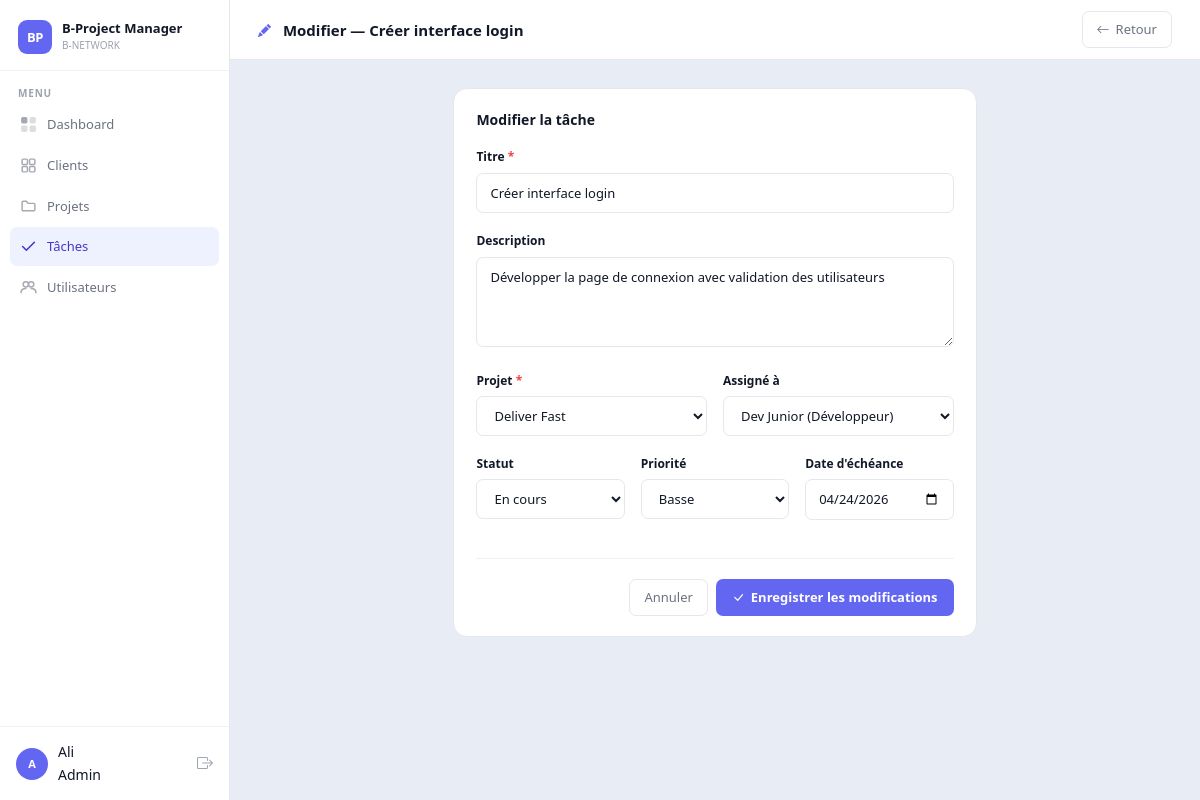
The page /bproject/views/tasks/edit.php?id=1 (signed in) on the database its author committed.
### tables this page shows
CREATE TABLE `tasks` (
  `id` int(11) NOT NULL,
  `title` varchar(150) NOT NULL,
  `description` text DEFAULT NULL,
  `project_id` int(11) DEFAULT NULL,
  `assigned_to` int(11) DEFAULT NULL,
  `status` varchar(50) DEFAULT NULL,
  `priority` enum('Basse','Moyenne','Haute') NOT NULL DEFAULT 'Moyenne',
  `due_date` date DEFAULT NULL,
  `created_at` timestamp NOT NULL DEFAULT current_timestamp()
);

CREATE TABLE `projects` (
  `id` int(11) NOT NULL,
  `title` varchar(150) NOT NULL,
  `description` text DEFAULT NULL,
  `client_id` int(11) DEFAULT NULL,
  `start_date` date DEFAULT NULL,
  `end_date` date DEFAULT NULL,
  `status` varchar(50) DEFAULT NULL,
  `progress` int(3) NOT NULL DEFAULT 0,
  `created_at` timestamp NOT NULL DEFAULT current_timestamp()
);

CREATE TABLE `users` (
  `id` int(11) NOT NULL,
  `name` varchar(100) NOT NULL,
  `email` varchar(100) NOT NULL,
  `password` varchar(255) NOT NULL,
  `role_id` int(11) DEFAULT NULL,
  `created_at` timestamp NOT NULL DEFAULT current_timestamp()
);

CREATE TABLE `roles` (
  `id` int(11) NOT NULL,
  `name` varchar(50) NOT NULL
);

### bproject/views/tasks/edit.php (the view, shortened to what this page needs)
<?php
include "../layout/header.php";
include "../layout/sidebar.php";
require_once "../../config/database.php";
$id = intval($_GET['id']);
$stmt = mysqli_prepare($conn, "SELECT * FROM tasks WHERE id = ?");
mysqli_stmt_bind_param($stmt, "i", $id);
mysqli_stmt_execute($stmt);
$result = mysqli_stmt_get_result($stmt);
$task = mysqli_fetch_assoc($result);
$projects = mysqli_query($conn, "SELECT id, title FROM projects ORDER BY title");
$users    = mysqli_query($conn,
    "SELECT u.id, u.name, r.name AS role_name
     FROM users u
     JOIN roles r ON u.role_id = r.id
     ORDER BY u.name"
);
$title       = $task['title'];
$description = $task['description']  ?? '';
$project_id  = $task['project_id'];
$assigned_to = $task['assigned_to'];
$status      = $task['status'];
$priority    = $task['priority']     ?? 'Moyenne';
$due_date    = $task['due_date']     ?? '';
?>
<div class="bp-topbar">
  <span class="bp-page-title">
    <i class="bi bi-pencil-fill me-2" style="color:var(--accent);font-size:13px;"></i>
    Modifier — <?php echo htmlspecialchars($task['title']); ?>
  </span>
  <a href="index.php" class="btn-bp-ghost">
    <i class="bi bi-arrow-left"></i> Retour
  </a>
</div>
<div class="bp-content">
  <div class="row justify-content-center">
    <div class="col-12 col-lg-7">
      <div class="bp-card">
        <div class="bp-card-title">Modifier la tâche</div>
        <form method="POST">
          <div class="bp-form-group">
            <label class="bp-label">
              Titre <span style="color:#ef4444;">*</span>
            </label>
            <input type="text" name="title" class="bp-input"
                   value="<?php echo htmlspecialchars($title); ?>"
                   required autofocus>
          </div>
          <div class="bp-form-group">
            <label class="bp-label">Description</label>
            <textarea name="description" class="bp-textarea"><?php echo htmlspecialchars($description); ?></textarea>
          </div>
          <div class="row g-3">
            <div class="col-6">
              <div class="bp-form-group">
                <label class="bp-label">
                  Projet <span style="color:#ef4444;">*</span>
                </label>
                <select name="project_id" class="bp-select" required>
                  <?php while ($pr = mysqli_fetch_assoc($projects)): ?>
                    <option value="<?php echo $pr['id']; ?>"
                      <?php echo $project_id == $pr['id'] ? 'selected' : ''; ?>>
                      <?php echo htmlspecialchars($pr['title']); ?>
                    </option>
                  <?php endwhile; ?>
                </select>
              </div>
            </div>
            <div class="col-6">
              <div class="bp-form-group">
                <label class="bp-label">Assigné à</label>
                <select name="assigned_to" class="bp-select">
                  <?php while ($u = mysqli_fetch_assoc($users)): ?>
                    <option value="<?php echo $u['id']; ?>"
                      <?php echo $assigned_to == $u['id'] ? 'selected' : ''; ?>>
                      <?php echo htmlspecialchars($u['name'] . ' (' . $u['role_name'] . ')'); ?>
                    </option>
                  <?php endwhile; ?>
                </select>
              </div>
            </div>
          </div>
          <div class="row g-3">
            <div class="col-4">
              <div class="bp-form-group">
                <label class="bp-label">Statut</label>
                <select name="status" class="bp-select">
                  <?php foreach (['À faire','En cours','Terminé','Bloquée'] as $s): ?>
                    <option value="<?php echo $s; ?>"
                      <?php echo $status === $s ? 'selected' : ''; ?>>
                      <?php echo $s; ?>
                    </option>
                  <?php endforeach; ?>
                </select>
              </div>
            </div>
            <div class="col-4">
              <div class="bp-form-group">
                <label class="bp-label">Priorité</label>
                <select name="priority" class="bp-select">
                  <?php foreach (['Basse','Moyenne','Haute'] as $p): ?>
                    <option value="<?php echo $p; ?>"
                      <?php echo $priority === $p ? 'selected' : ''; ?>>
                      <?php echo $p; ?>
                    </option>
                  <?php endforeach; ?>
                </select>
              </div>
            </div>
            <div class="col-4">
              <div class="bp-form-group">
                <label class="bp-label">Date d'échéance</label>
                <input type="date" name="due_date" class="bp-input"
                       value="<?php echo $due_date; ?>">
              </div>
            </div>
          </div>
          <div class="divider"></div>
          <div class="d-flex gap-2 justify-content-end">
            <a href="index.php" class="btn-bp-ghost">Annuler</a>
            <button type="submit" class="btn-bp-primary">
              <i class="bi bi-check-lg"></i> Enregistrer les modifications
            </button>
          </div>
        </form>
      </div>
    </div>
  </div>
</div>
<?php include "../layout/footer.php"; ?>

### bproject/assets/css/bproject.css (style rules this page uses)
:root { --accent: #6366f1; --accent-hover: #4f46e5; --accent-light: #eef2ff; --accent-text: #4338ca; --sidebar-w: 230px; --topbar-h: 60px; --bg-page: #e8edf5; --bg-card: #ffffff; --border: #e5e7eb; --border-light: #f0f0f5; --text-1: #111827; --text-2: #6b7280; --text-3: #9ca3af; --radius-lg: 14px; --radius-md: 10px; --radius-sm: 7px; --shadow-sm: 0 1px 4px rgba(0,0,0,0.07); --shadow: 0 4px 20px rgba(0,0,0,0.08); }
*, *::before, *::after { box-sizing: border-box; }
body { font-family: 'Segoe UI', system-ui, -apple-system, sans-serif; background: var(--bg-page); color: var(--text-1); margin: 0; font-size: 14px; line-height: 1.6; }
.bp-topbar { height: var(--topbar-h); background: var(--bg-card); border-bottom: 1px solid var(--border); display: flex; align-items: center; padding: 0 28px; gap: 14px; position: sticky; top: 0; z-index: 50; }
.bp-page-title { font-size: 15px; font-weight: 700; color: var(--text-1); flex: 1; }
.bp-content { padding: 28px; flex: 1; }
.btn-bp-primary { background: var(--accent); color: #fff; border: none; padding: 8px 16px; border-radius: var(--radius-sm); font-size: 13px; font-weight: 600; cursor: pointer; display: inline-flex; align-items: center; gap: 6px; transition: background 0.15s, transform 0.1s; text-decoration: none; }
.btn-bp-ghost { background: transparent; border: 1px solid var(--border); color: var(--text-2); padding: 7px 14px; border-radius: var(--radius-sm); font-size: 13px; cursor: pointer; transition: background 0.15s; text-decoration: none; display: inline-flex; align-items: center; gap: 6px; }
.bp-card { background: var(--bg-card); border: 1px solid var(--border); border-radius: var(--radius-lg); padding: 20px 22px; }
.bp-card-title { font-size: 14px; font-weight: 700; color: var(--text-1); margin-bottom: 16px; }
.bp-form-group { margin-bottom: 18px; }
.bp-label { display: block; font-size: 12px; font-weight: 600; color: var(--text-1); margin-bottom: 6px; }
.bp-input, .bp-select, .bp-textarea { width: 100%; padding: 9px 13px; border: 1px solid var(--border); border-radius: var(--radius-sm); font-size: 13px; color: var(--text-1); background: var(--bg-card); transition: border-color 0.15s, box-shadow 0.15s; font-family: inherit; }
.bp-textarea { resize: vertical; min-height: 90px; }
.divider { height: 1px; background: var(--border-light); margin: 20px 0; }
.gap-2 { gap: 8px; }

### rows shown on the page
tasks: title "Créer interface login", description "Développer la page de connexion avec validation des utilisateurs", project_id "Deliver Fast", assigned_to "Dev Junior (Développeur)", status "En cours", priority "Basse", due_date "04/24/2026"

### other values the page prints
$initials "A"
$user_name "Ali"
$role_label "Admin"
